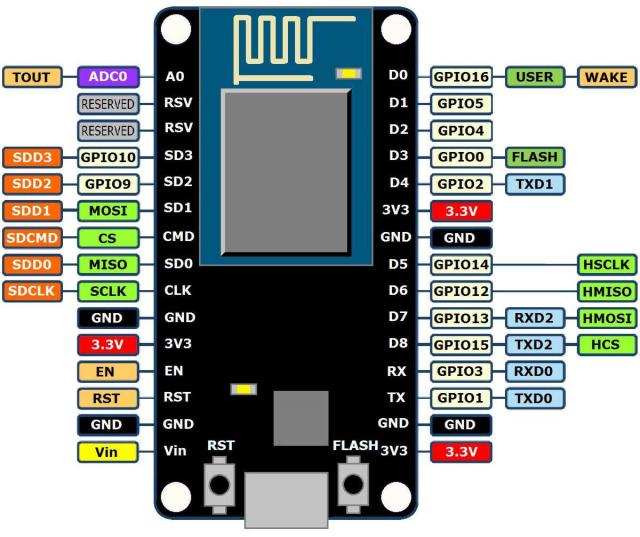
#> input picture micropython/esp8266-nodemcu-pinouts.jpg, 640 x 537 px, given in place of the camera
$ python cvutils.py
#> lines starting #> are read from the running program, lines starting #| are printed output that depends on the picture; after the words box and inside, x2 and y2 are one past the last pixel; in counts of white or black regions, pixels touching at a corner belong together; long printed decimals are rounded
# CV Utils
#
#
import cv2
import colorsys

def drawDetection(frame, left, top, right, bottom, color, classname, confidence):
    cv2.rectangle(frame, (left, top), (right, bottom), color, 3)
    label = ''
    if confidence is not None:
        label = '%.2f' % confidence
    # Get the label for the class name and its confidence
    label = '%s:%s' % (classname, label)
    #Display the label at the top of the bounding box
    labelSize, baseLine = cv2.getTextSize(label, cv2.FONT_HERSHEY_SIMPLEX, 1, 1)
    top = max(top, labelSize[1])
    cv2.rectangle(frame, (left, top + 3), (left + labelSize[0], top - labelSize[1] - 6), color, -1)
    cv2.putText(frame, label, (left, top), cv2.FONT_HERSHEY_SIMPLEX, 1, (255,255,255), 2)

def drawDetections(frame, dets):
    for detection in dets:
        drawDetection(frame, int(detection[2][0]), int(detection[2][1]), int(detection[2][2]), detection[2][3], (255,0,0), detection[0], detection[1])

class detection:
    def __init__(self, ci, top, left, right, bottom, confidence = None, time = None):
        self.classIndex = ci
        self.top = top
        self.left = left
        self.bottom = bottom
        self.right = right
        self.confidence = confidence

# DrawUtils - draw detections on images
class DrawUtils:

    # setup utils object with some specific classes on the format:
    # ["c1","c2",...]
    def __init__(self, classes):
        self.classes = classes
        # Generate colors for drawing bounding boxes.
        hsv_tuples = [(x / len(self.classes), 1., 1.)
                    for x in range(len(self.classes))]
        self.colors = list(map(lambda x: colorsys.hsv_to_rgb(*x), hsv_tuples))
        self.colors = list(map(lambda x: (int(x[0] * 255), int(x[1] * 255), int(x[2] * 255)),
                        self.colors))

    # Draw the predicted bounding box
    def draw_detection(self, frame, classIndex, left, top, right, bottom, confidence=None):
        # Draw a bounding box.
        cv2.rectangle(frame, (left, top), (right, bottom), self.colors[classIndex], 3)
        label = ''
        if confidence is not None:
            label = '%.2f' % confidence
        # Get the label for the class name and its confidence
        if self.classes:
            assert(classIndex < len(self.classes))
            label = '%s:%s' % (self.classes[classIndex], label)
        #Display the label at the top of the bounding box
        labelSize, baseLine = cv2.getTextSize(label, cv2.FONT_HERSHEY_SIMPLEX, 1, 1)
        top = max(top, labelSize[1])
        cv2.rectangle(frame, (left, top + 3), (left + labelSize[0], top - labelSize[1] - 6), self.colors[classIndex], -1)
        cv2.putText(frame, label, (left, top), cv2.FONT_HERSHEY_SIMPLEX, 1, (255,255,255), 2)

    def draw_elapsed(self, frame, time = None):
        if time is not None:
            cv2.putText(frame, "Elapsed: %.2f ms" % time, (20, 40), cv2.FONT_HERSHEY_SIMPLEX, 1, (255, 255, 255), 2)

    def draw_class(self, frame, classIndex, confidence = None, time = None):
        label = "Class: " + self.classes[classIndex]
        if confidence is not None:
            label = label + " %.2f" % confidence
        cv2.putText(frame, label, (20, 20), cv2.FONT_HERSHEY_SIMPLEX, 1, (255, 255, 255), 2)
        self.draw_elapsed(frame, time)

    def draw_detections(self, frame, detections, time = None):
        for detection in detections:
            self.draw_detection(frame, detection.classIndex, detection.left, detection.top, detection.right, detection.bottom, detection.confidence)
        self.draw_elapsed(frame, time)

class DiffFilter:
    def __init__(self, initFrame = None):
        self.avgframe = initFrame

    def calculate_diff(self, frame):
        if self.avgframe is not None:
            subframe = cv2.subtract(frame, self.avgframe)
            grayscaled = cv2.cvtColor(subframe, cv2.COLOR_BGR2GRAY)
            retval2,th1 = cv2.threshold(grayscaled,35,255,cv2.THRESH_BINARY)
            self.avgframe = cv2.addWeighted(frame, 0.1, self.avgframe, 0.9, 0.0)
            th1 = th1 / 255
            w, h = th1.shape
            sum = cv2.sumElems(th1)[0]/(w*h)
            return sum
        else:
            self.avgframe = frame
            return 0.0


# Test the code.
if __name__ == "__main__":
    # execute only if run as a script
    du = DrawUtils(["person", "cat", "car"])
    cap = cv2.VideoCapture(0)
    ret, frame = cap.read()
#> frame is the input picture: shape (537, 640, 3); mean B, G, R 151.9, 155, 149.7
    avg = DiffFilter(frame)
    du.draw_detection(frame, 1, 40, 40, 80, 80, confidence=0.3)
    avg.calculate_diff(frame)
#> in calculate_diff, `subframe = cv2.subtract(frame, self.avgframe)`: subframe: shape (537, 640, 3); every value is 0
#> in calculate_diff, `grayscaled = cv2.cvtColor(subframe, cv2.COLOR_BGR2GRAY)`: grayscaled: shape (537, 640); every value is 0
#> in calculate_diff, `th1 = th1 / 255`: th1: shape (537, 640) float64; every value is 0
#> in calculate_diff, `sum = cv2.sumElems(th1)[0]/(w*h)`: sum = 0
    du.draw_detection(frame, 2, 140, 20, 200, 110, confidence=0.93)
    avg.calculate_diff(frame)
#> in calculate_diff (call 2), `retval2,th1 = cv2.threshold(grayscaled,35,255,cv2.THRESH_BINARY)`:
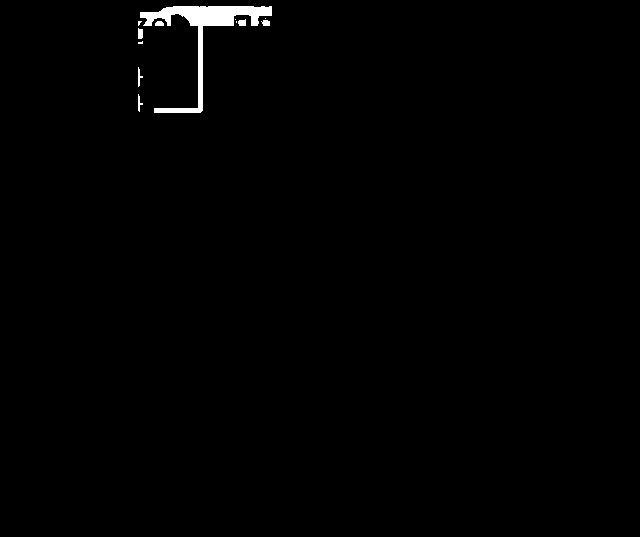
#> th1: shape (537, 640); 0.81% white; 12 white regions (5 under 20 px), largest, box (x1, y1, x2, y2) and area: (140, 6, 272, 113) 2492, (138, 28, 143, 39) 50, (238, 19, 246, 26) 46
#> in calculate_diff (call 2), `sum = cv2.sumElems(th1)[0]/(w*h)`: sum = 0.00809
    du.draw_detections(frame, [detection(0, 120, 120, 150, 150, 0.33)], time=47.5)
#> after the loop in draw_detections, `for detection in detections:`:
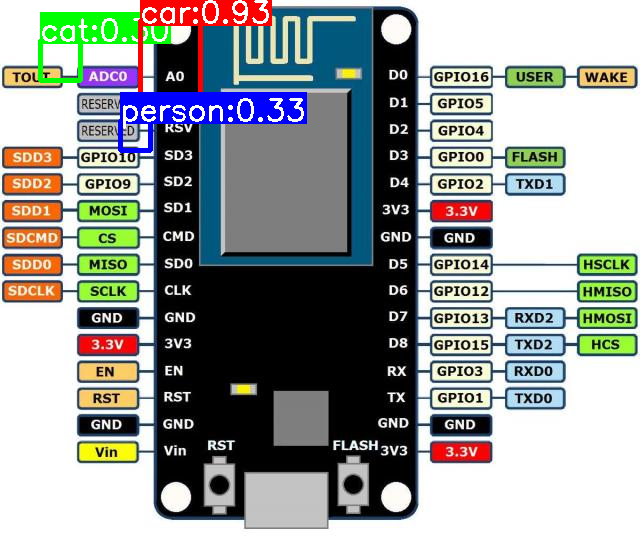
#> frame: shape (537, 640, 3); mean B, G, R 150.7, 152.7, 147.8
#> in draw_elapsed, `cv2.putText(frame, "Elapsed: %.2f ms" % time, (20, 40), cv2.FONT_HERSH..`:
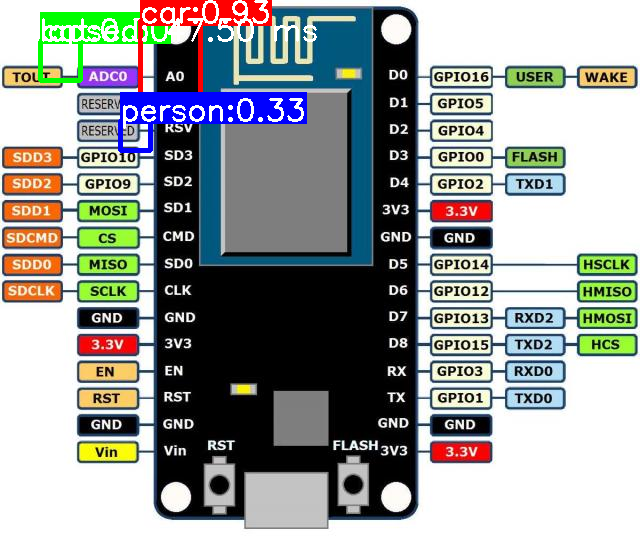
#> frame: shape (537, 640, 3); 0.41% of pixels changed, all inside (x1, y1, x2, y2) = (38, 18, 317, 44)
    avg.calculate_diff(frame)
#> in calculate_diff (call 3), `subframe = cv2.subtract(frame, self.avgframe)`:
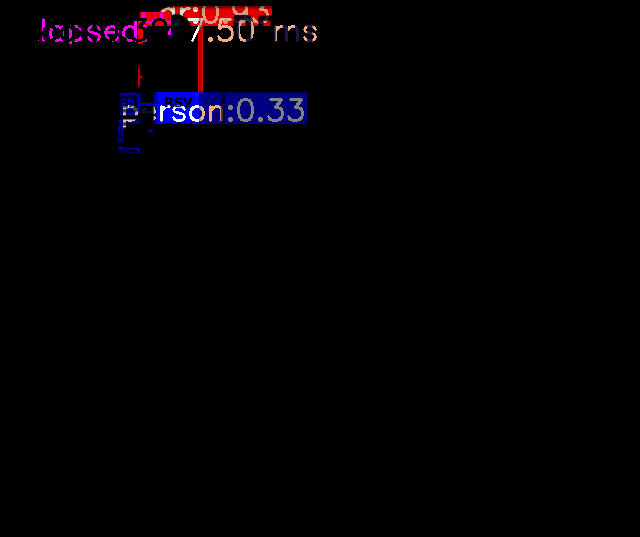
#> subframe: shape (537, 640, 3); mean B, G, R 3.4, 1, 2.7
#> in calculate_diff (call 3), `retval2,th1 = cv2.threshold(grayscaled,35,255,cv2.THRESH_BINARY)`:
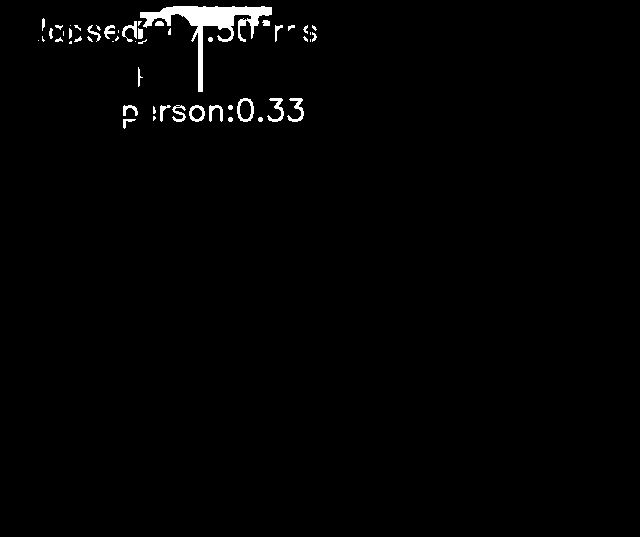
#> th1: shape (537, 640); 1.3% white; 52 white regions (21 under 20 px), largest, box (x1, y1, x2, y2) and area: (140, 6, 272, 92) 2422, (237, 98, 254, 122) 170, (267, 98, 284, 122) 158
#> in calculate_diff (call 3), `sum = cv2.sumElems(th1)[0]/(w*h)`: sum = 0.013
    du.draw_class(frame, 1, confidence=0.55, time=22)
#> call 2 of draw_elapsed, with time = 22
#> in draw_elapsed (call 2), `cv2.putText(frame, "Elapsed: %.2f ms" % time, (20, 40), cv2.FONT_HERSH..`:
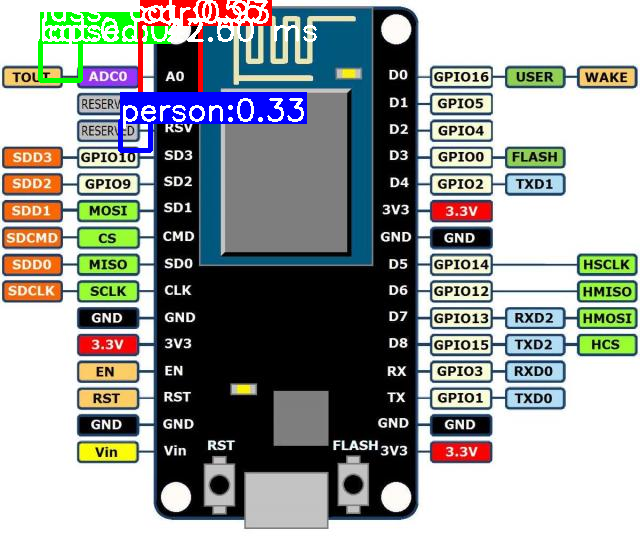
#> frame: shape (537, 640, 3); mean B, G, R 152.1, 153.6, 148.7
    print("Diff: ", avg.calculate_diff(frame))
#> in calculate_diff (call 4), `retval2,th1 = cv2.threshold(grayscaled,35,255,cv2.THRESH_BINARY)`: th1: shape (537, 640); 1.4% white; 62 white regions (28 under 20 px), largest, box (x1, y1, x2, y2) and area: (140, 0, 272, 92) 2577, (237, 98, 254, 122) 170, (122, 12, 142, 42) 161
#> in calculate_diff (call 4), `self.avgframe = cv2.addWeighted(frame, 0.1, self.avgframe, 0.9, 0.0)`:
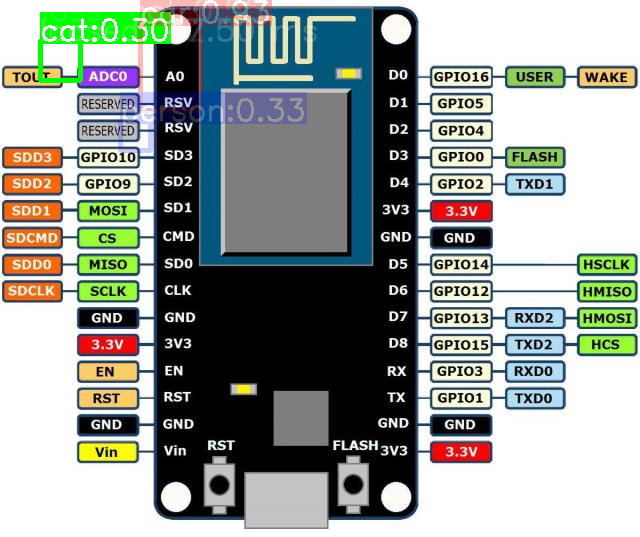
#> self.avgframe: shape (537, 640, 3); mean B, G, R 149.7, 154.8, 147.6
#> in calculate_diff (call 4), `sum = cv2.sumElems(th1)[0]/(w*h)`: sum = 0.0143
#| Diff:  0.01434

    cv2.imshow("test", frame)
    cv2.imshow("avg", avg.avgframe)
    if cv2.waitKey(10000) & 0xFF == ord('q'):
#> (key q is pressed here)
        print("Break")
